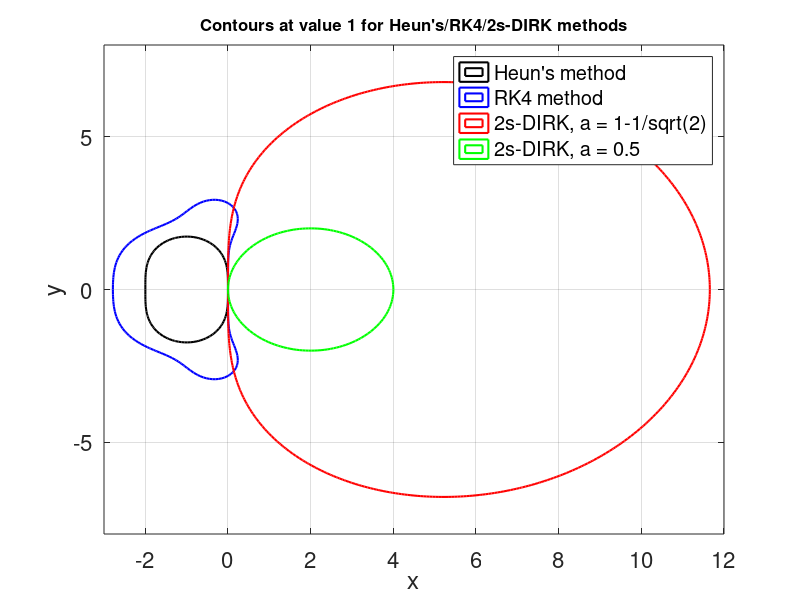

The MATLAB script that drew this image:
clc; close all; clear all;

figure(1)

xLower = -3;
xUpper = 12;
yLower = -8;
yUpper = 8;
%resolution
n = 200;

%define axes along our x,y limits
x1d = xLower + (xUpper - xLower)*[0:n]/n;
y1d = yLower + (yUpper - yLower)*[0:n]/n;

%construct grid
[x2d,y2d] = meshgrid(x1d,y1d);

%define z
z = x2d + sqrt(-1)*y2d;

%define functions to plot contours of
phi_heun = abs(z.^2./2 + z + 1);
phi_RK4 = abs((z.^4)./24 + (z.^3)./6 + (z.^2)./2 + z + 1);
a = 1 - (1/sqrt(2));
phi_DIRK_1 = abs((1 + (1 - 2*a).*z)./(1-a.*z).^2);
a = 0.5;
phi_DIRK_2 = abs((1 + (1 - 2*a).*z)./(1-a.*z).^2);
levels = [1,1];
hold on; grid on; box on;
set(gca,'fontsize',16)
[~,h1] = contour(x2d,y2d,phi_heun,[1,1], 'k-','linewidth',1.5);
[~,h2] = contour(x2d,y2d,phi_RK4 ,[1,1],'b-','linewidth',1.5);
[~,h3] = contour(x2d,y2d,phi_DIRK_1,[1,1],'r-','linewidth',1.5);
[~,h4] = contour(x2d,y2d,phi_DIRK_2,[1,1],'g-','linewidth',1.5);
axis([xLower,xUpper,yLower,yUpper])
xlabel('x')
ylabel('y')
legend('Heun''s method', 'RK4 method', '2s-DIRK, a = 1-1/sqrt(2)', '2s-DIRK, a = 0.5')
title('Contours at value 1 for Heun''s/RK4/2s-DIRK methods','FontSize',12)